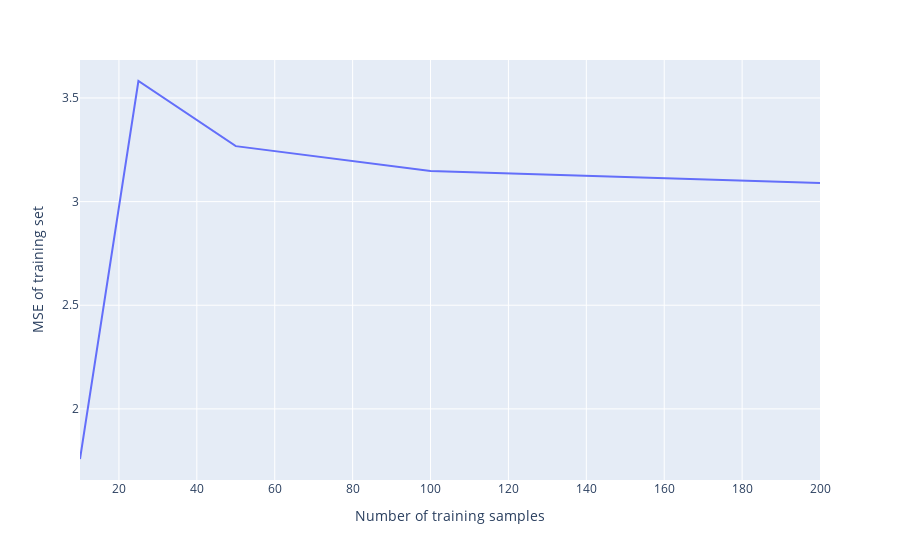

Notebook source saved alongside this figure:
### Markdown cell above
### 3.4 Plot the Results

### Code cell
fig = px.line(x=data_sizes, y=train_MSE).update_layout(xaxis_title='Number of training samples' , yaxis_title="MSE of training set")
fig.show()

### Figure 1 — Plotly figure (JSON) as saved in the notebook; plotly's stock layout.template omitted (floating-point values rounded to 4 significant figures)
{"data": [{"hovertemplate": "x=%{x}<br>y=%{y}<extra></extra>", "legendgroup": "", "line": {"color": "#636efa", "dash": "solid"}, "marker": {"symbol": "circle"}, "mode": "lines", "name": "", "orientation": "v", "showlegend": false, "type": "scatter", "x": [10, 25, 50, 100, 200], "xaxis": "x", "y": [1.758, 3.582, 3.267, 3.147, 3.09], "yaxis": "y"}], "layout": {"legend": {"tracegroupgap": 0}, "margin": {"t": 60}, "xaxis": {"anchor": "y", "domain": [0, 1], "title": {"text": "Number of training samples"}}, "yaxis": {"anchor": "x", "domain": [0, 1], "title": {"text": "MSE of training set"}}}}
